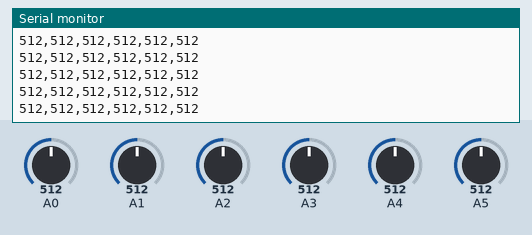
The sketch below on a simulated Arduino Uno, built with avr-gcc and run on an emulated ATmega328P. Shown: the last lines printed to the serial monitor. The inputs (shaded band) are chosen by the test bench; at power-on: A1 = 512, A3 = 512, A0 = 512, A2 = 512, A4 = 512, A5 = 512.

Above: at 1.2 s.
1.3 s: A1 set to 109
At 1.9 s:
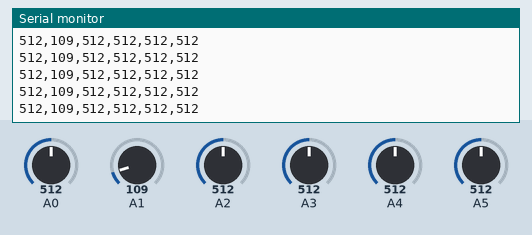
4.3 s: A1 set to 91
At 4.8 s:
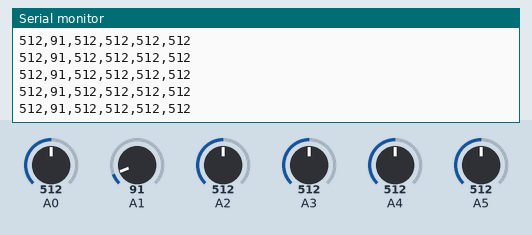
5.8 s: A3 set to 111
At 6.9 s:
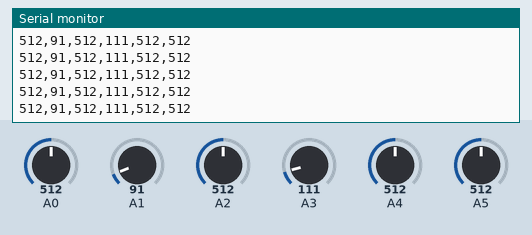
7.3 s: A3 set to 88
At 7.8 s:
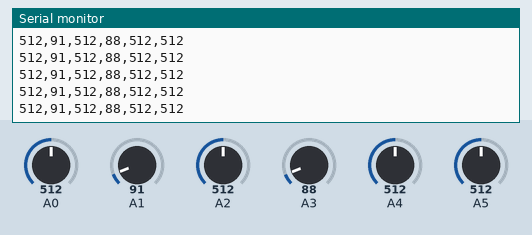
Timing chart, 0 to 10.3 s (numbered marks = the images above; inputs shaded):
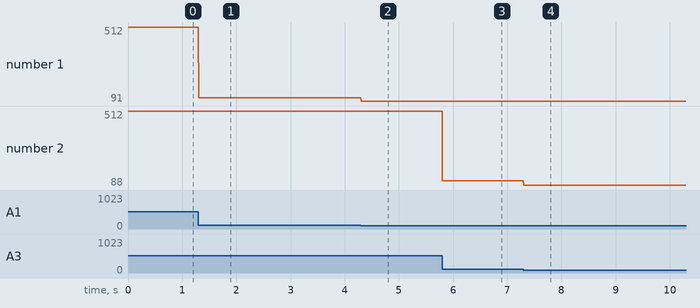

The sketch:

Analog6serial-simple.ino
```cpp
void setup() {
  Serial.begin(57600);
}

void loop() {
  Serial.print(analogRead(A0));
  Serial.print(",");
  Serial.print(analogRead(A1));
  Serial.print(",");
  Serial.print(analogRead(A2));
  Serial.print(",");
  Serial.print(analogRead(A3));
  Serial.print(",");
  Serial.print(analogRead(A4));
  Serial.print(",");
  Serial.println(analogRead(A5));
  delay(5);        // delay in between reads for stability
}
```

Measured:
- after the input at 1.3 s, the serial monitor: prints a new line at once (image 1)
- after the input at 4.3 s, the serial monitor: prints a new line at once (image 2)
- after the input at 5.8 s, the serial monitor: prints a new line at once (image 3)
- after the input at 7.3 s, the serial monitor: prints a new line at once (image 4)
- plotted number 1: 512 → 109 after the input at 1.3 s, 109 → 91 after the input at 4.3 s
- plotted number 2: 512 → 111 after the input at 5.8 s, 111 → 88 after the input at 7.3 s
